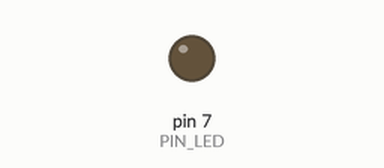
The sketch below on a simulated Arduino Uno, built with avr-gcc and run on an emulated ATmega328P. Parts: output pins drawn as LEDs (lit = HIGH). Dashed ring = blinking. At 2.0 s the program stops and its outputs stay as they are.

Above: at 0.5 s.
At 1.85 s:
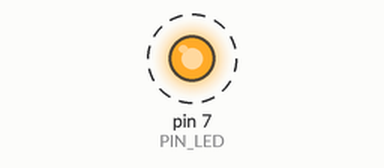
Timing chart, 0 to 3.0 s (numbered marks = the images above):
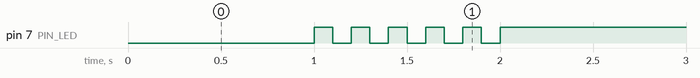

The sketch:

05_example_2.ino.ino
```cpp
#define PIN_LED 7
unsigned int count, toggle;

void setup() {
  pinMode(PIN_LED, OUTPUT)
  ; Serial.begin(38400);
  while (!Serial) {
    ;
  }
  digitalWrite(PIN_LED,0);
  delay(1000);
  int i = 0;
  while (i < 5) {
    digitalWrite(PIN_LED, 1);
    delay(100);
    digitalWrite(PIN_LED, 0);
    delay(100);
    i += 1;
  }
  while(1){
    digitalWrite(PIN_LED, 1);
  }
}

void loop() {
}
```

Measured:
- by itself, pin 7 (PIN_LED): alternates HIGH for 0.10 s and LOW for 0.10 s, 11 changes in all, then stays HIGH
